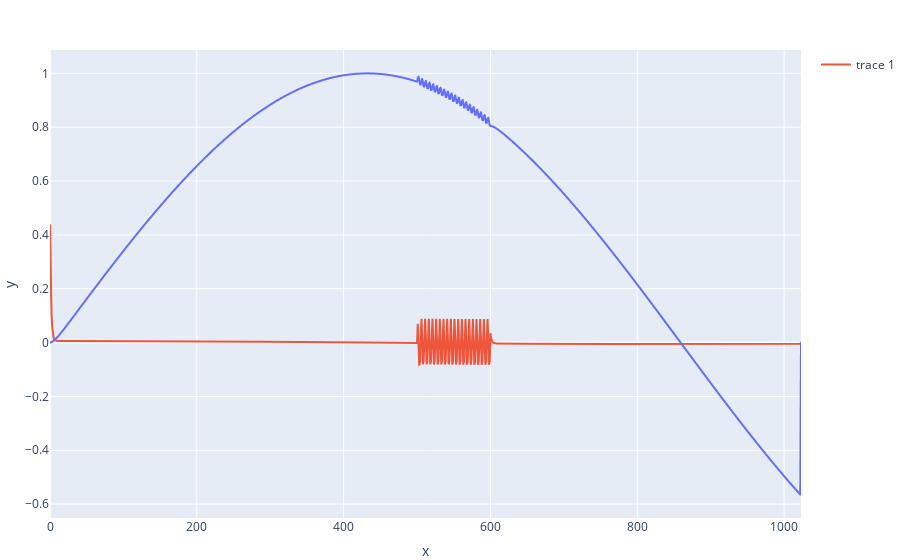

Notebook code cell kept with this figure:
### Code cell
x = 0.5
a0 = (1+x)/2
a1 = -a0
b1 = x

high_pass = np.zeros(N)
high_pass[0] = a0*input_signal[0]
for n,val in enumerate(high_pass[1:]):
    high_pass[n] = a0*input_signal[n] + a1*input_signal[n-1] + b1*high_pass[n-1]

fig = px.line(x=samples, y=low_pass)
fig.add_trace(go.Scatter(x=samples, y=high_pass))
fig.show()

### Figure 1 — Plotly figure (JSON) as saved in the notebook; plotly's stock layout.template omitted (floating-point values rounded to 4 significant figures; data arrays with more than 128 entries replaced by an {"elided": "..."} marker saying what was removed)
{"data": [{"hovertemplate": "x=%{x}<br>y=%{y}<extra></extra>", "legendgroup": "", "line": {"color": "#636efa", "dash": "solid"}, "marker": {"symbol": "circle"}, "mode": "lines", "name": "", "showlegend": false, "type": "scattergl", "x": {"elided": "1024 int values"}, "xaxis": "x", "y": {"elided": "1024 float values"}, "yaxis": "y"}, {"type": "scatter", "x": {"elided": "1024 int values"}, "y": {"elided": "1024 float values"}}], "layout": {"legend": {"tracegroupgap": 0}, "xaxis": {"anchor": "y", "domain": [0, 1], "title": {"text": "x"}}, "yaxis": {"anchor": "x", "domain": [0, 1], "title": {"text": "y"}}}}
